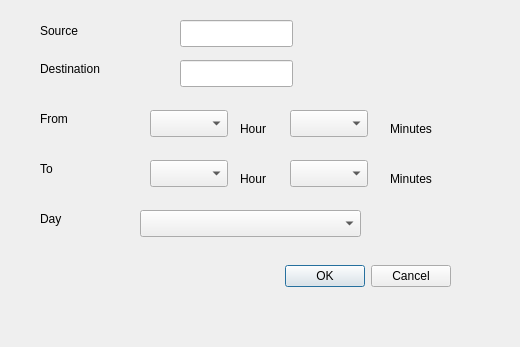
<?xml version="1.0" encoding="UTF-8"?>
<ui version="4.0">
 <class>No_Of_TripsDialogBase</class>
 <widget class="QDialog" name="No_Of_TripsDialogBase">
  <property name="geometry">
   <rect>
    <x>0</x>
    <y>0</y>
    <width>520</width>
    <height>347</height>
   </rect>
  </property>
  <property name="windowTitle">
   <string>No_Of_Trips</string>
  </property>
  <widget class="QDialogButtonBox" name="button_box">
   <property name="geometry">
    <rect>
     <x>110</x>
     <y>260</y>
     <width>341</width>
     <height>32</height>
    </rect>
   </property>
   <property name="orientation">
    <enum>Qt::Horizontal</enum>
   </property>
   <property name="standardButtons">
    <set>QDialogButtonBox::Cancel|QDialogButtonBox::Ok</set>
   </property>
  </widget>
  <widget class="QLabel" name="label_Source">
   <property name="geometry">
    <rect>
     <x>40</x>
     <y>20</y>
     <width>71</width>
     <height>21</height>
    </rect>
   </property>
   <property name="text">
    <string>Source</string>
   </property>
  </widget>
  <widget class="QLabel" name="label_Destination">
   <property name="geometry">
    <rect>
     <x>40</x>
     <y>60</y>
     <width>101</width>
     <height>17</height>
    </rect>
   </property>
   <property name="text">
    <string>Destination</string>
   </property>
  </widget>
  <widget class="QLineEdit" name="User_Input_Source">
   <property name="geometry">
    <rect>
     <x>180</x>
     <y>20</y>
     <width>113</width>
     <height>27</height>
    </rect>
   </property>
  </widget>
  <widget class="QLineEdit" name="User_Input_Destination">
   <property name="geometry">
    <rect>
     <x>180</x>
     <y>60</y>
     <width>113</width>
     <height>27</height>
    </rect>
   </property>
  </widget>
  <widget class="QLabel" name="label_Time_From">
   <property name="geometry">
    <rect>
     <x>40</x>
     <y>110</y>
     <width>66</width>
     <height>17</height>
    </rect>
   </property>
   <property name="text">
    <string>From</string>
   </property>
  </widget>
  <widget class="QComboBox" name="User_Input_From_Hour">
   <property name="geometry">
    <rect>
     <x>150</x>
     <y>110</y>
     <width>78</width>
     <height>27</height>
    </rect>
   </property>
  </widget>
  <widget class="QComboBox" name="User_Input_From_Minute">
   <property name="geometry">
    <rect>
     <x>290</x>
     <y>110</y>
     <width>78</width>
     <height>27</height>
    </rect>
   </property>
  </widget>
  <widget class="QLabel" name="Label_From_Time_Hour">
   <property name="geometry">
    <rect>
     <x>240</x>
     <y>120</y>
     <width>41</width>
     <height>17</height>
    </rect>
   </property>
   <property name="text">
    <string>Hour</string>
   </property>
  </widget>
  <widget class="QLabel" name="Label_From_Time_Minute">
   <property name="geometry">
    <rect>
     <x>390</x>
     <y>120</y>
     <width>66</width>
     <height>17</height>
    </rect>
   </property>
   <property name="text">
    <string>Minutes</string>
   </property>
  </widget>
  <widget class="QLabel" name="Label_Time_To_Hour">
   <property name="geometry">
    <rect>
     <x>240</x>
     <y>170</y>
     <width>41</width>
     <height>17</height>
    </rect>
   </property>
   <property name="text">
    <string>Hour</string>
   </property>
  </widget>
  <widget class="QComboBox" name="User_Input_To_Hour">
   <property name="geometry">
    <rect>
     <x>150</x>
     <y>160</y>
     <width>78</width>
     <height>27</height>
    </rect>
   </property>
  </widget>
  <widget class="QLabel" name="Label_Time_To">
   <property name="geometry">
    <rect>
     <x>40</x>
     <y>160</y>
     <width>66</width>
     <height>17</height>
    </rect>
   </property>
   <property name="text">
    <string>To</string>
   </property>
  </widget>
  <widget class="QComboBox" name="User_Input_To_Minute">
   <property name="geometry">
    <rect>
     <x>290</x>
     <y>160</y>
     <width>78</width>
     <height>27</height>
    </rect>
   </property>
  </widget>
  <widget class="QLabel" name="Label_Time_To_Minute">
   <property name="geometry">
    <rect>
     <x>390</x>
     <y>170</y>
     <width>66</width>
     <height>17</height>
    </rect>
   </property>
   <property name="text">
    <string>Minutes</string>
   </property>
  </widget>
  <widget class="QLabel" name="Label_Day">
   <property name="geometry">
    <rect>
     <x>40</x>
     <y>210</y>
     <width>66</width>
     <height>17</height>
    </rect>
   </property>
   <property name="text">
    <string>Day</string>
   </property>
  </widget>
  <widget class="QComboBox" name="User_Input_Day">
   <property name="geometry">
    <rect>
     <x>140</x>
     <y>210</y>
     <width>221</width>
     <height>27</height>
    </rect>
   </property>
  </widget>
 </widget>
 <resources/>
 <connections>
  <connection>
   <sender>button_box</sender>
   <signal>accepted()</signal>
   <receiver>No_Of_TripsDialogBase</receiver>
   <slot>accept()</slot>
   <hints>
    <hint type="sourcelabel">
     <x>20</x>
     <y>20</y>
    </hint>
    <hint type="destinationlabel">
     <x>20</x>
     <y>20</y>
    </hint>
   </hints>
  </connection>
  <connection>
   <sender>button_box</sender>
   <signal>rejected()</signal>
   <receiver>No_Of_TripsDialogBase</receiver>
   <slot>reject()</slot>
   <hints>
    <hint type="sourcelabel">
     <x>20</x>
     <y>20</y>
    </hint>
    <hint type="destinationlabel">
     <x>20</x>
     <y>20</y>
    </hint>
   </hints>
  </connection>
 </connections>
</ui>
